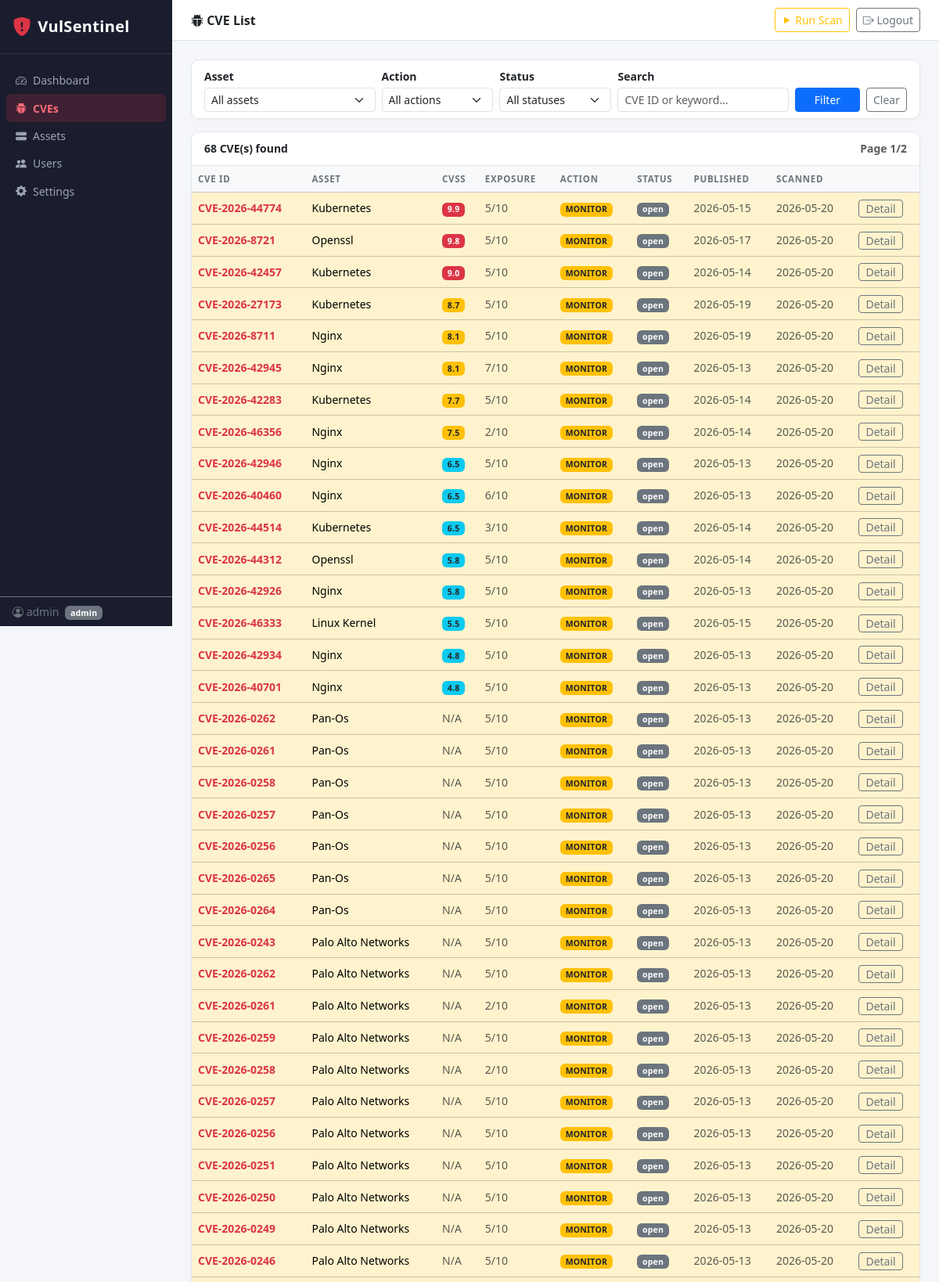
/cves (signed in, upper part), run on the app's committed database.
### tables this page shows
CREATE TABLE users (
                id INTEGER PRIMARY KEY AUTOINCREMENT,
                username TEXT UNIQUE NOT NULL,
                email TEXT UNIQUE NOT NULL,
                password_hash TEXT NOT NULL,
                role TEXT NOT NULL DEFAULT 'viewer',
                created_at TEXT NOT NULL DEFAULT (datetime('now'))
            );

CREATE TABLE cves (
                id INTEGER PRIMARY KEY AUTOINCREMENT,
                cve_id TEXT NOT NULL,
                asset_id INTEGER NOT NULL REFERENCES assets(id) ON DELETE CASCADE,
                published TEXT,
                cvss_score REAL,
                description TEXT,
                nvd_url TEXT,
                exposure_score INTEGER,
                telco_cnf_relevance TEXT,
                recommended_action TEXT DEFAULT 'MONITOR',
                reason TEXT,
                in_kev INTEGER DEFAULT 0,
                epss_score REAL,
                status TEXT NOT NULL DEFAULT 'open',
                notes TEXT DEFAULT '',
                scanned_at TEXT NOT NULL DEFAULT (datetime('now')),
                UNIQUE(cve_id, asset_id)
            );

CREATE TABLE assets (
                id INTEGER PRIMARY KEY AUTOINCREMENT,
                name TEXT NOT NULL,
                keyword TEXT NOT NULL,
                description TEXT DEFAULT '',
                active INTEGER NOT NULL DEFAULT 1,
                created_at TEXT NOT NULL DEFAULT (datetime('now'))
            );

### web/routes/cves.py (the view)
@router.get("/cves", response_class=HTMLResponse)
def cve_list(request: Request):
    user = get_session_user(request)
    if not user:
        return RedirectResponse("/login", status_code=303)
    params = request.query_params
    asset_id = params.get("asset_id", "")
    action = params.get("action", "")
    status = params.get("status", "")
    search = params.get("search", "")
    page = max(1, int(params.get("page", "1")))
    offset = (page - 1) * PAGE_SIZE
    where_clauses = []
    bind: list = []
    if asset_id:
        where_clauses.append("c.asset_id = ?")
        bind.append(int(asset_id))
    if action:
        where_clauses.append("c.recommended_action = ?")
        bind.append(action)
    if status:
        where_clauses.append("c.status = ?")
        bind.append(status)
    if search:
        where_clauses.append("(c.cve_id LIKE ? OR c.description LIKE ?)")
        bind += [f"%{search}%", f"%{search}%"]
    where_sql = ("WHERE " + " AND ".join(where_clauses)) if where_clauses else ""
    with get_db() as conn:
        total = conn.execute(
            f"SELECT COUNT(*) FROM cves c {where_sql}", bind
        ).fetchone()[0]
        rows = conn.execute(
            f"""
            SELECT c.*, a.name as asset_name
            FROM cves c JOIN assets a ON a.id = c.asset_id
            {where_sql}
            ORDER BY
                CASE c.recommended_action
                    WHEN 'PATCH NOW' THEN 0
                    WHEN 'MONITOR' THEN 1
                    ELSE 2 END,
                c.cvss_score DESC NULLS LAST,
                c.scanned_at DESC
            LIMIT ? OFFSET ?
            """,
            bind + [PAGE_SIZE, offset],
        ).fetchall()
        assets = conn.execute("SELECT id, name FROM assets ORDER BY name").fetchall()
    total_pages = max(1, (total + PAGE_SIZE - 1) // PAGE_SIZE)
    return templates.TemplateResponse(request, "cve_list.html", {
        "user": user,
        "active_page": "cves",
        "cves": [dict(r) for r in rows],
        "assets": [dict(r) for r in assets],
        "total": total,
        "page": page,
        "total_pages": total_pages,
        "filters": {"asset_id": asset_id, "action": action, "status": status, "search": search},
    })

### web/templates/cve_list.html (shortened to what this page needs)
{% extends "base.html" %}
{% block page_title %}<i class="bi bi-bug-fill"></i> CVE List{% endblock %}
{% block content %}
<div class="card mb-3">
  <div class="card-body py-2">
    <form method="get" action="/cves" class="row g-2 align-items-end">
      <div class="col-md-3">
        <label class="form-label small fw-semibold mb-1">Asset</label>
        <select name="asset_id" class="form-select form-select-sm">
          <option value="">All assets</option>
        </select>
      </div>
      <div class="col-md-2">
        <label class="form-label small fw-semibold mb-1">Action</label>
        <select name="action" class="form-select form-select-sm">
          <option value="">All actions</option>
        </select>
      </div>
      <div class="col-md-2">
        <label class="form-label small fw-semibold mb-1">Status</label>
        <select name="status" class="form-select form-select-sm">
          <option value="">All statuses</option>
        </select>
      </div>
      <div class="col-md-3">
        <label class="form-label small fw-semibold mb-1">Search</label>
        <input type="text" name="search" class="form-control form-control-sm" placeholder="CVE ID or keyword…" value="{{ filters.search }}">
      </div>
      <div class="col-md-2 d-flex gap-2">
        <button type="submit" class="btn btn-sm btn-primary flex-grow-1">Filter</button>
        <a href="/cves" class="btn btn-sm btn-outline-secondary">Clear</a>
      </div>
    </form>
  </div>
</div>
<div class="card">
  <div class="card-header d-flex justify-content-between align-items-center fw-semibold small">
    <span>{{ total }} CVE(s) found</span>
    {% if total_pages > 1 %}
    <span class="text-muted">Page {{ page }}/{{ total_pages }}</span>
    {% endif %}
  </div>
  <div class="card-body p-0">
    {% if cves %}
    <table class="table table-hover mb-0 small align-middle">
      <thead class="table-light">
        <tr>
          <th>CVE ID</th>
          <th>Asset</th>
          <th>CVSS</th>
          <th>Exposure</th>
          <th>Action</th>
          <th>Status</th>
          <th>Published</th>
          <th>Scanned</th>
          <th></th>
        </tr>
      </thead>
      <tbody>
        {% for c in cves %}
        <tr class="{{ 'table-danger' if c.recommended_action == 'PATCH NOW' else ('table-warning' if c.recommended_action == 'MONITOR' else '') }} bg-opacity-25">
          <td class="fw-semibold">
            <a href="/cves/{{ c.id }}" class="text-decoration-none">{{ c.cve_id }}</a>
          </td>
          <td>{{ c.asset_name }}</td>
          <td>
            {% if c.cvss_score %}
            <span class="badge {% if c.cvss_score >= 9 %}bg-danger{% elif c.cvss_score >= 7 %}bg-warning text-dark{% elif c.cvss_score >= 4 %}bg-info text-dark{% else %}bg-success{% endif %}">
              {{ "%.1f" | format(c.cvss_score) }}
            </span>
            {% else %}<span class="text-muted">N/A</span>{% endif %}
          </td>
          <td class="text-muted">{{ c.exposure_score or '—' }}/10</td>
          <td>
            {% if c.recommended_action == 'PATCH NOW' %}
            <span class="badge bg-danger">PATCH NOW</span>
            {% elif c.recommended_action == 'MONITOR' %}
            <span class="badge bg-warning text-dark">MONITOR</span>
            {% else %}
            <span class="badge bg-success">LOW</span>
            {% endif %}
          </td>
          <td>
            {% if c.status == 'open' %}
            <span class="badge bg-secondary">open</span>
            {% elif c.status == 'accepted' %}
            <span class="badge bg-info text-dark">accepted</span>
            {% elif c.status == 'in_remediation' %}
            <span class="badge bg-primary">in remediation</span>
            {% elif c.status == 'mitigated' %}
            <span class="badge bg-success">mitigated</span>
            {% endif %}
          </td>
          <td class="text-muted">{{ c.published or '—' }}</td>
          <td class="text-muted">{{ c.scanned_at[:10] }}</td>
          <td><a href="/cves/{{ c.id }}" class="btn btn-sm btn-outline-secondary py-0">Detail</a></td>
        </tr>
        {% endfor %}
      </tbody>
    </table>
    {% else %}
    <div class="text-center text-muted py-5">
      <i class="bi bi-inbox fs-2"></i>
      <p class="mt-2 mb-0 small">No CVEs match your filters.</p>
    </div>
    {% endif %}
  </div>
</div>
{% endblock %}

### web/templates/base.html (shortened to what this page needs)
<!DOCTYPE html>
<html lang="en">
<head>
  <link rel="stylesheet" href="https://cdn.jsdelivr.net/npm/bootstrap@5.3.2/dist/css/bootstrap.min.css">
  <link rel="stylesheet" href="https://cdn.jsdelivr.net/npm/bootstrap-icons@1.11.3/font/bootstrap-icons.css">
  <link rel="stylesheet" href="/static/style.css">
</head>
<body>
<div class="wrapper">
  <nav class="sidebar d-flex flex-column">
    <div class="sidebar-brand px-3 py-3 d-flex align-items-center gap-2">
      <i class="bi bi-shield-fill-exclamation text-danger fs-4"></i>
      <span class="fw-bold text-white fs-5">VulSentinel</span>
    </div>
    <hr class="text-secondary my-0">
    <ul class="nav flex-column px-2 py-3 flex-grow-1">
      <li class="nav-item">
        <a class="nav-link sidebar-link {% if active_page == 'dashboard' %}active{% endif %}" href="/dashboard">
          <i class="bi bi-speedometer2"></i> Dashboard
        </a>
      </li>
      <li class="nav-item">
        <a class="nav-link sidebar-link {% if active_page == 'cves' %}active{% endif %}" href="/cves">
          <i class="bi bi-bug-fill"></i> CVEs
        </a>
      </li>
      <li class="nav-item">
        <a class="nav-link sidebar-link {% if active_page == 'assets' %}active{% endif %}" href="/assets">
          <i class="bi bi-hdd-stack-fill"></i> Assets
        </a>
      </li>
      {% if user.role == 'admin' %}
      <li class="nav-item">
        <a class="nav-link sidebar-link {% if active_page == 'users' %}active{% endif %}" href="/users">
          <i class="bi bi-people-fill"></i> Users
        </a>
      </li>
      <li class="nav-item">
        <a class="nav-link sidebar-link {% if active_page == 'settings' %}active{% endif %}" href="/settings">
          <i class="bi bi-gear-fill"></i> Settings
        </a>
      </li>
      {% endif %}
    </ul>
    <div class="px-3 py-2 text-secondary small border-top border-secondary">
      <i class="bi bi-person-circle"></i> {{ user.username }}
      <span class="badge bg-secondary ms-1">{{ user.role }}</span>
    </div>
  </nav>
  <div class="content-wrapper d-flex flex-column">
    <div class="topbar d-flex justify-content-between align-items-center px-4 py-2 border-bottom">
      <div class="fw-semibold text-dark">{% block page_title %}{% endblock %}</div>
      <div class="d-flex align-items-center gap-2">
        {% if user.role == 'admin' %}
        <form method="post" action="/scan/trigger" class="d-inline">
          <button type="submit" class="btn btn-sm btn-outline-warning">
            <i class="bi bi-play-fill"></i> Run Scan
          </button>
        </form>
        {% endif %}
        <a href="/logout" class="btn btn-sm btn-outline-secondary">
          <i class="bi bi-box-arrow-right"></i> Logout
        </a>
      </div>
    </div>
    {% set msg = request.query_params.get('msg') %}
    {% set err = request.query_params.get('error') %}
    <main class="p-4 flex-grow-1">
      {% block content %}{% endblock %}
    </main>
  </div>
</div>
</body>
</html>

### web/static/style.css (style rules this page uses)
body { background: #f4f6f9; }
.wrapper { display: flex; min-height: 100vh; }
.sidebar { width: 220px; min-width: 220px; background: #1a1d2e; color: #cdd3e0; position: sticky; top: 0; height: 100vh; overflow-y: auto; }
.sidebar-brand { letter-spacing: 0.02em; }
.sidebar-link { color: #9da5b4 !important; border-radius: 6px; padding: 0.45rem 0.75rem; display: flex; align-items: center; gap: 0.5rem; font-size: 0.875rem; transition: background 0.15s, color 0.15s; }
.sidebar-link.active { background: rgba(220, 53, 69, 0.18); color: #ff6b7a !important; font-weight: 600; }
.content-wrapper { flex: 1; min-width: 0; background: #f4f6f9; }
.topbar { background: #fff; border-bottom: 1px solid #e3e6ec; min-height: 52px; }
.table th { font-size: 0.72rem; font-weight: 700; text-transform: uppercase; letter-spacing: 0.06em; color: #6c757d; }
.card { border: 1px solid #e3e6ec; border-radius: 10px; box-shadow: 0 1px 3px rgba(0,0,0,0.04); }
.card-header { background: #fff; border-bottom: 1px solid #e3e6ec; border-radius: 10px 10px 0 0 !important; padding: 0.65rem 1rem; }
.badge { font-weight: 600; letter-spacing: 0.02em; }
a { color: #dc3545; }

### data on the page
users: username "admin", role "admin"
cves: cve_id "CVE-2026-44774", asset_name "Kubernetes", cvss_score "9.9", exposure_score "5", recommended_action "MONITOR", status "open", published "2026-05-15", scanned_at "2026-05-20"
cves: cve_id "CVE-2026-8721", asset_name "Openssl", cvss_score "9.8", exposure_score "5", recommended_action "MONITOR", status "open", published "2026-05-17", scanned_at "2026-05-20"
cves: cve_id "CVE-2026-42457", asset_name "Kubernetes", cvss_score "9.0", exposure_score "5", recommended_action "MONITOR", status "open", published "2026-05-14", scanned_at "2026-05-20"
cves: cve_id "CVE-2026-27173", asset_name "Kubernetes", cvss_score "8.7", exposure_score "5", recommended_action "MONITOR", status "open", published "2026-05-19", scanned_at "2026-05-20"
cves: cve_id "CVE-2026-8711", asset_name "Nginx", cvss_score "8.1", exposure_score "5", recommended_action "MONITOR", status "open", published "2026-05-19", scanned_at "2026-05-20"
cves: cve_id "CVE-2026-42945", asset_name "Nginx", cvss_score "8.1", exposure_score "7", recommended_action "MONITOR", status "open", published "2026-05-13", scanned_at "2026-05-20"
cves: cve_id "CVE-2026-42283", asset_name "Kubernetes", cvss_score "7.7", exposure_score "5", recommended_action "MONITOR", status "open", published "2026-05-14", scanned_at "2026-05-20"
cves: cve_id "CVE-2026-46356", asset_name "Nginx", cvss_score "7.5", exposure_score "2", recommended_action "MONITOR", status "open", published "2026-05-14", scanned_at "2026-05-20"
cves: cve_id "CVE-2026-42946", asset_name "Nginx", cvss_score "6.5", exposure_score "5", recommended_action "MONITOR", status "open", published "2026-05-13", scanned_at "2026-05-20"
cves: cve_id "CVE-2026-40460", asset_name "Nginx", cvss_score "6.5", exposure_score "6", recommended_action "MONITOR", status "open", published "2026-05-13", scanned_at "2026-05-20"
cves: cve_id "CVE-2026-44514", asset_name "Kubernetes", cvss_score "6.5", exposure_score "3", recommended_action "MONITOR", status "open", published "2026-05-14", scanned_at "2026-05-20"
cves: cve_id "CVE-2026-44312", asset_name "Openssl", cvss_score "5.8", exposure_score "5", recommended_action "MONITOR", status "open", published "2026-05-14", scanned_at "2026-05-20"
cves: cve_id "CVE-2026-42926", asset_name "Nginx", cvss_score "5.8", exposure_score "5", recommended_action "MONITOR", status "open", published "2026-05-13", scanned_at "2026-05-20"
cves: cve_id "CVE-2026-46333", asset_name "Linux Kernel", cvss_score "5.5", exposure_score "5", recommended_action "MONITOR", status "open", published "2026-05-15", scanned_at "2026-05-20"
cves: cve_id "CVE-2026-42934", asset_name "Nginx", cvss_score "4.8", exposure_score "5", recommended_action "MONITOR", status "open", published "2026-05-13", scanned_at "2026-05-20"
cves: cve_id "CVE-2026-40701", asset_name "Nginx", cvss_score "4.8", exposure_score "5", recommended_action "MONITOR", status "open", published "2026-05-13", scanned_at "2026-05-20"
cves: cve_id "CVE-2026-0262", asset_name "Pan-Os", shows "N/A", exposure_score "5", recommended_action "MONITOR", status "open", published "2026-05-13", scanned_at "2026-05-20"
cves: cve_id "CVE-2026-0261", asset_name "Pan-Os", shows "N/A", exposure_score "5", recommended_action "MONITOR", status "open", published "2026-05-13", scanned_at "2026-05-20"
cves: cve_id "CVE-2026-0258", asset_name "Pan-Os", shows "N/A", exposure_score "5", recommended_action "MONITOR", status "open", published "2026-05-13", scanned_at "2026-05-20"
cves: cve_id "CVE-2026-0257", asset_name "Pan-Os", shows "N/A", exposure_score "5", recommended_action "MONITOR", status "open", published "2026-05-13", scanned_at "2026-05-20"
cves: cve_id "CVE-2026-0256", asset_name "Pan-Os", shows "N/A", exposure_score "5", recommended_action "MONITOR", status "open", published "2026-05-13", scanned_at "2026-05-20"
cves: cve_id "CVE-2026-0265", asset_name "Pan-Os", shows "N/A", exposure_score "5", recommended_action "MONITOR", status "open", published "2026-05-13", scanned_at "2026-05-20"
cves: cve_id "CVE-2026-0264", asset_name "Pan-Os", shows "N/A", exposure_score "5", recommended_action "MONITOR", status "open", published "2026-05-13", scanned_at "2026-05-20"
cves: cve_id "CVE-2026-0243", asset_name "Palo Alto Networks", shows "N/A", exposure_score "5", recommended_action "MONITOR", status "open", published "2026-05-13", scanned_at "2026-05-20"
cves: cve_id "CVE-2026-0262", asset_name "Palo Alto Networks", shows "N/A", exposure_score "5", recommended_action "MONITOR", status "open", published "2026-05-13", scanned_at "2026-05-20"
cves: cve_id "CVE-2026-0261", asset_name "Palo Alto Networks", shows "N/A", exposure_score "2", recommended_action "MONITOR", status "open", published "2026-05-13", scanned_at "2026-05-20"
cves: cve_id "CVE-2026-0259", asset_name "Palo Alto Networks", shows "N/A", exposure_score "5", recommended_action "MONITOR", status "open", published "2026-05-13", scanned_at "2026-05-20"
cves: cve_id "CVE-2026-0258", asset_name "Palo Alto Networks", shows "N/A", exposure_score "2", recommended_action "MONITOR", status "open", published "2026-05-13", scanned_at "2026-05-20"
cves: cve_id "CVE-2026-0257", asset_name "Palo Alto Networks", shows "N/A", exposure_score "5", recommended_action "MONITOR", status "open", published "2026-05-13", scanned_at "2026-05-20"
cves: cve_id "CVE-2026-0256", asset_name "Palo Alto Networks", shows "N/A", exposure_score "5", recommended_action "MONITOR", status "open", published "2026-05-13", scanned_at "2026-05-20"
cves: cve_id "CVE-2026-0251", asset_name "Palo Alto Networks", shows "N/A", exposure_score "5", recommended_action "MONITOR", status "open", published "2026-05-13", scanned_at "2026-05-20"
cves: cve_id "CVE-2026-0250", asset_name "Palo Alto Networks", shows "N/A", exposure_score "5", recommended_action "MONITOR", status "open", published "2026-05-13", scanned_at "2026-05-20"
cves: cve_id "CVE-2026-0249", asset_name "Palo Alto Networks", shows "N/A", exposure_score "5", recommended_action "MONITOR", status "open", published "2026-05-13", scanned_at "2026-05-20"
cves: cve_id "CVE-2026-0246", asset_name "Palo Alto Networks", shows "N/A", exposure_score "5", recommended_action "MONITOR", status "open", published "2026-05-13", scanned_at "2026-05-20"

### other printed values
{{ total }} "68"
{{ page }} "1"
{{ total_pages }} "2"
